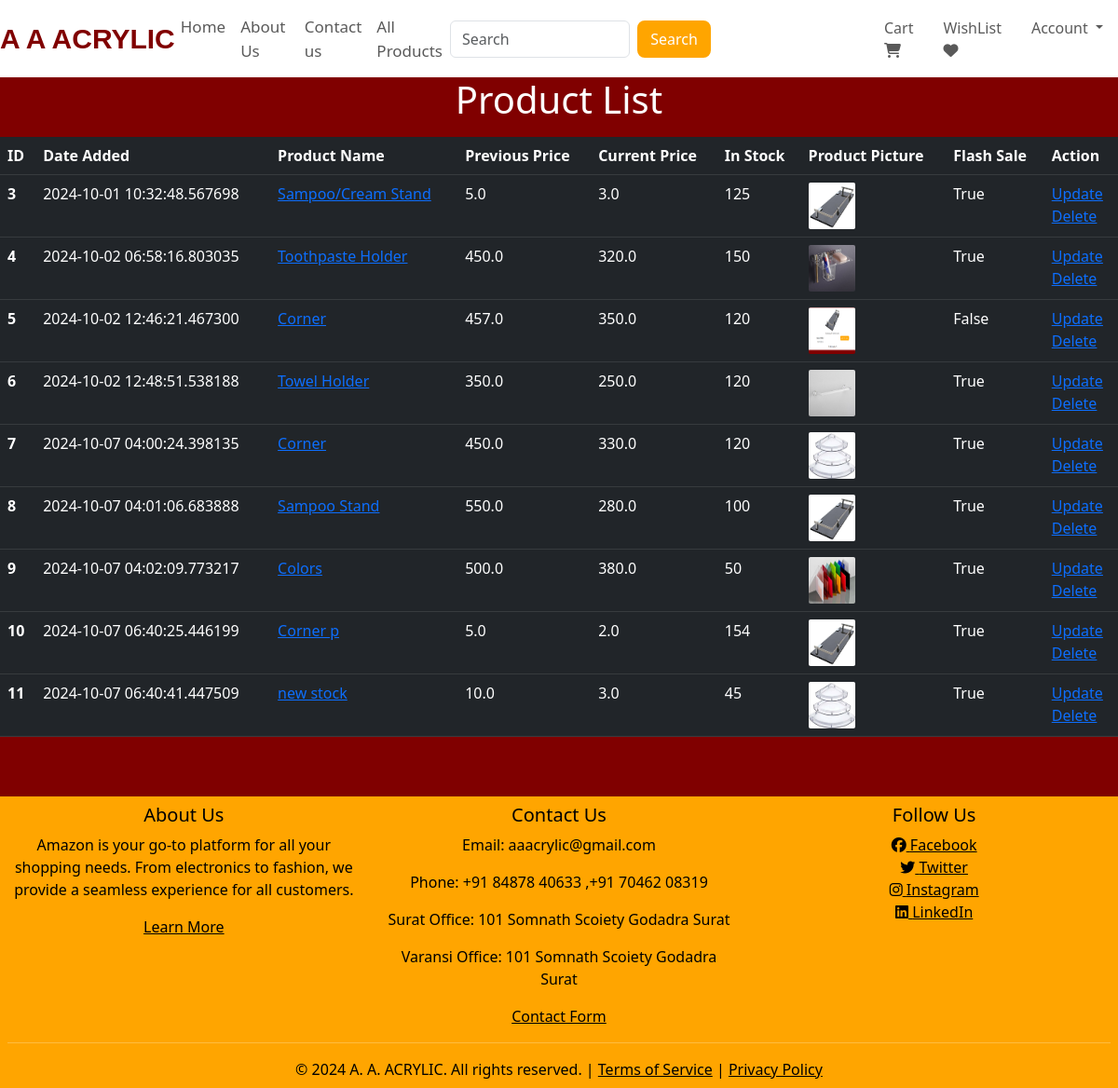
Screenshot of /shop-items (signed in) with the database file from the repository.
### website/models.py (models this page shows, shortened)
class Product(db.Model):
    id = db.Column(db.Integer, primary_key=True)
    product_name = db.Column(db.String(100), nullable=False)
    current_price = db.Column(db.Float, nullable=False)
    previous_price = db.Column(db.Float, nullable=False)
    in_stock = db.Column(db.Integer, nullable=False)
    product_picture = db.Column(db.String(1000), nullable=False)
    flash_sale = db.Column(db.Boolean, default=False)
    date_added = db.Column(db.DateTime, default=datetime.utcnow)
    carts = db.relationship('Cart', backref=db.backref('product', lazy=True))
    orders = db.relationship('Order', backref=db.backref('product', lazy=True))

### website/admin.py (the view)
@admin.route('/shop-items', methods=['GET', 'POST'])
@login_required
def shop_items():
    if current_user.id == 2:
        items = Product.query.order_by(Product.date_added).all()
        return render_template('shop_items.html', items=items)
    return render_template('404.html')

### website/templates/shop_items.html (shortened to what this page needs)
{% extends 'base.html' %}
{% block body %}
<h1 style="text-align: center;" class="table table-dark table-hover">Product List</h1>
{% if items | length < 1 %}
<h3 style="color: white;">No Shop Items </h3>
{% else %}
<table class="table table-dark table-hover">
    <thead>
        <tr>
            <th scope="col">ID</th>
            <th scope="col">Date Added</th>
            <th scope="col">Product Name</th>
            <th scope="col">Previous Price</th>
            <th scope="col">Current Price</th>
            <th scope="col">In Stock</th>
            <th scope="col">Product Picture</th>
            <th scope="col">Flash Sale</th>
            <th scope="col">Action</th>
        </tr>
    </thead>
    <tbody>
        {% for item in items %}
        <tr>
            <th scope="row">{{ item.id }}</th>
            <td>{{ item.date_added }}</td>
            <td>
                <a href="{{ url_for('admin.product_details', product_id=item.id) }}">
                    {{ item.product_name }}
                </a>
            </td>
            <td>{{ item.previous_price }}</td>
            <td>{{ item.current_price }}</td>
            <td>{{ item.in_stock }}</td>
            <td>
                <a href="{{ url_for('admin.product_details', product_id=item.id) }}">
                    <img src="{{ item.product_picture }}" alt="" style="height: 50px; width: 50px; border-radius: 2px;">
                </a>
            </td>
            <td>{{ item.flash_sale }}</td>
            <td>
                <a href="/update-item/{{ item.id }}">Update</a>
                <br>
                <a href="/delete-item/{{ item.id }}">Delete</a>
            </td>
        </tr>
        {% endfor %}
    </tbody>
</table>
{% endif %}
{% endblock %}

### website/static/css/style.css (style rules this page uses)
h1 { font-size: 2.5rem; color: #333; }

### website/templates/base.html (style rules this page uses)
body { display: flex; flex-direction: column; min-height: 100vh; }

### rows the page displays
Product: id "3", date_added "2024-10-01 10:32:48.567698", product_name "Sampoo/Cream Stand", previous_price "5.0", current_price "3.0", in_stock "125", product_picture (picture), flash_sale "True"
Product: id "4", date_added "2024-10-02 06:58:16.803035", product_name "Toothpaste Holder", previous_price "450.0", current_price "320.0", in_stock "150", product_picture (picture), flash_sale "True"
Product: id "5", date_added "2024-10-02 12:46:21.467300", product_name "Corner", previous_price "457.0", current_price "350.0", in_stock "120", product_picture (picture), flash_sale "False"
Product: id "6", date_added "2024-10-02 12:48:51.538188", product_name "Towel Holder", previous_price "350.0", current_price "250.0", in_stock "120", product_picture (picture), flash_sale "True"
Product: id "7", date_added "2024-10-07 04:00:24.398135", product_name "Corner", previous_price "450.0", current_price "330.0", in_stock "120", product_picture (picture), flash_sale "True"
Product: id "8", date_added "2024-10-07 04:01:06.683888", product_name "Sampoo Stand", previous_price "550.0", current_price "280.0", in_stock "100", product_picture (picture), flash_sale "True"
Product: id "9", date_added "2024-10-07 04:02:09.773217", product_name "Colors", previous_price "500.0", current_price "380.0", in_stock "50", product_picture (picture), flash_sale "True"
Product: id "10", date_added "2024-10-07 06:40:25.446199", product_name "Corner p", previous_price "5.0", current_price "2.0", in_stock "154", product_picture (picture), flash_sale "True"
Product: id "11", date_added "2024-10-07 06:40:41.447509", product_name "new stock", previous_price "10.0", current_price "3.0", in_stock "45", product_picture (picture), flash_sale "True"
